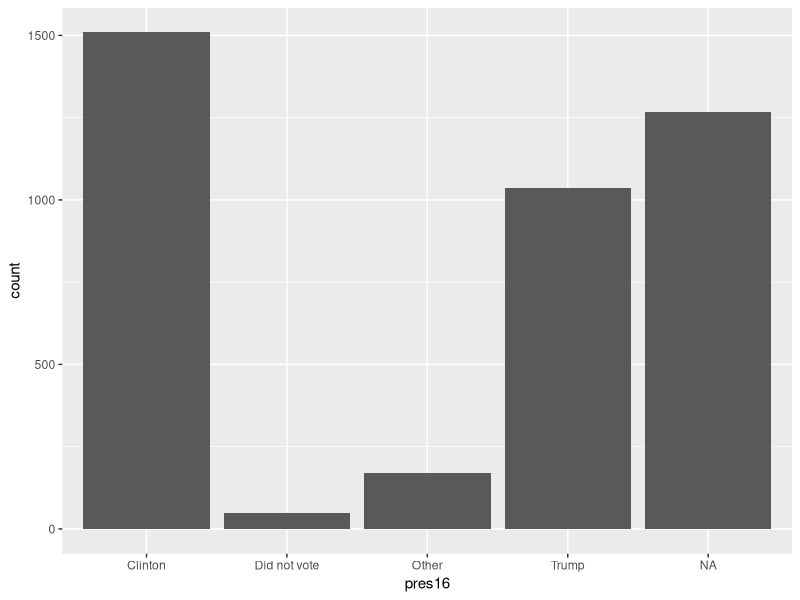

Here is the R script that generated this plot:
#### Preamble ####
# Purpose: Prepare the 2021 US GSS data
# Author: SangWoong Lee, Young Suk
# Data: 17 March 2022
# Contact: sangwoong.lee@mail.utoronto.ca, young.suk@mail.utoronto.ca
# License: MIT
# Pre-requisites: 
# - Need to have downloaded the GSS data and saved it to inputs/data


#### Workspace setup ####
# Use R Projects, not setwd().
library(haven)
library(tidyverse)
# Read in the raw data. 
raw_data <- haven::read_dta("gss_analysis/gss2021.dta")

# Just keep some variables that may be of interest (change 
# this depending on your interests)
names(raw_data)

reduced_data <- 
  raw_data %>% 
  select(sexnow1, 
         degree,
         born,
         degree,
         income16,
         raceacs1,
         
         raceacs2,
         raceacs3,
         raceacs4,
         raceacs5,
         raceacs6,
         raceacs7,
         raceacs8,
         raceacs9,
         raceacs10,
         raceacs15,
         raceacs16,
         nateduc,
         natrace,
         natarms,
         natfare,
         natfarey,
         nataidy,
         natsoc,
         pres16) %>% 
  rename(gender = sexnow1,
         born_US = born,
         Family_income = income16,
         nation_education = nateduc,
         nation_arms = natarms,
         nation_race = natrace,
         nation_welfare = natfare,
         Assistance_to_the_poor = natfarey,
         Assistance_to_other_countries = nataidy,
         social_security = natsoc)

rm(raw_data)
# Recode to rename variables in gender according to options from the Codebook 'GSS 2021 Codebook R1b.pdf'.
# The question was Do you describe yourself as male, female, or transgender?
reduced_data <- 
  reduced_data %>% 
  mutate(gender = case_when(
    gender == 1 ~ "Male",
    gender == 2 ~ "Female",
    gender == 3 ~ "Transgender",
    gender == 4 ~ "Other",
  ))
# Recode to rename variables in born_US according to options from the Codebook 'GSS 2021 Codebook R1b.pdf'.
# The question was were you born in this country, US?
reduced_data <- 
  reduced_data %>% 
  mutate(born_US = case_when(
    born_US == 1 ~ "Yes",
    born_US == 2 ~ "No",
  ))
# Recode to rename variables in degree according to options from the Codebook 'GSS 2021 Codebook R1b.pdf'.
# The question was the respondent's degree.
reduced_data <- 
  reduced_data %>% 
  mutate(degree = case_when(
    degree == 0 ~ "Less than high school",
    degree == 1 ~ "High School",
    degree == 2 ~ "Associate College",
    degree == 3 ~ "Bachelors",
    degree == 4 ~ "Graduate"
  ))
# Recode to rename variables in Family_income according to options from the Codebook 'GSS 2021 Codebook R1b.pdf'.
# The question was in which of these groups did your total family income from all souces, fall last year?
# Before taxes.For simplicity, I divided groups into 
# 1) under $10,000
# 2) between $10,000 ~ $19,999
# 3) between $20,000 ~ $39,999
# 4) between $40,000 ~ $59,999
# 5) between $60,000 ~ $89,999
# 6) between $90,000 ~ $129,999
# 7) between $130,000 ~ $169,999
# 8) $170,000 or over
# 9) Refused 
reduced_data <- 
  reduced_data %>% 
  mutate(Family_income = case_when(
    Family_income == 1 ~ "Under $10,000",
    Family_income == 2 ~ "Under $10,000",
    Family_income == 3 ~ "Under $10,000",
    Family_income == 4 ~ "Under $10,000",
    Family_income == 5 ~ "Under $10,000",
    Family_income == 6 ~ "Under $10,000",
    Family_income == 7 ~ "Under $10,000",
    Family_income == 8 ~ "Under $10,000",
    Family_income == 9 ~ "$10,000 ~ $19,999",
    Family_income == 10 ~ "$10,000 ~ $19,999",
    Family_income == 11 ~ "$10,000 ~ $19,999",
    Family_income == 12 ~ "$10,000 ~ $19,999",
    Family_income == 13 ~ "$20,000 ~ $39,999",
    Family_income == 14 ~ "$20,000 ~ $39,999",
    Family_income == 15 ~ "$20,000 ~ $39,999",
    Family_income == 16 ~ "$20,000 ~ $39,999",
    Family_income == 17 ~ "$20,000 ~ $39,999",
    Family_income == 18 ~ "$40,000 ~ $59,999",
    Family_income == 19 ~ "$40,000 ~ $59,999",
    Family_income == 20 ~ "$60,000 ~ $89,999",
    Family_income == 21 ~ "$60,000 ~ $89,999",
    Family_income == 22 ~ "$90,000 ~ $129,999",
    Family_income == 23 ~ "$90,000 ~ $129,999",
    Family_income == 24 ~ "$130,000 ~ $169,999",
    Family_income == 25 ~ "$130,000 ~ $169,999",
    Family_income == 26 ~ "$170,000 or over",
    Family_income == 27 ~ "Refused"
  ))
# Recode to rename variables in nation_education according to options from the Codebook 'GSS 2021 Codebook R1b.pdf'.
# The question was whether US is spending too much, too little, or about the right amount on 
# improving the nation's education system.
# One thing to notice here is that there exists 50.7% of respondents who answered "Not Applicable".
# Unfortunately this falls into "NA". 
reduced_data <- 
  reduced_data %>% 
  mutate(nation_education = case_when(
    nation_education == 1 ~ "Too little",
    nation_education == 2 ~ "About right",
    nation_education == 3 ~ "Too much",
  ))
# Recode to rename variables in nation_race according to options from the Codebook 'GSS 2021 Codebook R1b.pdf'.
# The question was whether US is spending too much, too little, or about the right amount on 
# improving the conditions of Blacks
# Similar to nation education, this has 50.7% of respondents who answered "Not Applicable".
# Unfortunately this falls into "NA". 
reduced_data <- 
  reduced_data %>% 
  mutate(nation_race = case_when(
    nation_race == 1 ~ "Too little",
    nation_race == 2 ~ "About right",
    nation_race == 3 ~ "Too much",
  ))
# Recode to rename variables in nation_arms according to options from the Codebook 'GSS 2021 Codebook R1b.pdf'.
# The question was whether US is spending too much, too little, or about the right amount on 
# The military, armaments, and defense
# Unfortunetly 50.7% of respondents answered "Not Applicable" which falls into "NA".
reduced_data <- 
  reduced_data %>% 
  mutate(nation_arms = case_when(
    nation_arms == 1 ~ "Too little",
    nation_arms == 2 ~ "About right",
    nation_arms == 3 ~ "Too much",
  ))


# Recode to rename variables in nation_welfare according to options from the Codebook 'GSS 2021 Codebook R1b.pdf'.
# The question was whether US is spending too much, too little, or about the right amount on 
# Welfare
# Unfortunetly 50.7% of respondents answered "Not Applicable" which falls into "NA".
reduced_data <- 
  reduced_data %>% 
  mutate(nation_welfare = case_when(
    nation_welfare == 1 ~ "Too little",
    nation_welfare == 2 ~ "About right",
    nation_welfare == 3 ~ "Too much",
  ))
# Recode to rename variables in Assistance_to_the_poor according to options from the Codebook 'GSS 2021 Codebook R1b.pdf'.
# The question was whether US is spending too much, too little, or about the right amount on 
# assistance to the poor
# Unfortunetly 49.3% of respondents answered "Not Applicable" which falls into "NA".

reduced_data <- 
  reduced_data %>% 
  mutate(Assistance_to_the_poor = case_when(
    Assistance_to_the_poor == 1 ~ "Too little",
    Assistance_to_the_poor == 2 ~ "About right",
    Assistance_to_the_poor == 3 ~ "Too much",
  ))
# Recode to rename variables in Assistance_to_other_countries according to options from the Codebook 'GSS 2021 Codebook R1b.pdf'.
# The question was whether US is spending too much, too little, or about the right amount on 
# assistance to the other countries.
# Unfortunately 49.3% of respondents answered "Not Applicable" which falls into "NA".

reduced_data <- 
  reduced_data %>% 
  mutate(Assistance_to_other_countries = case_when(
    Assistance_to_other_countries == 1 ~ "Too little",
    Assistance_to_other_countries == 2 ~ "About right",
    Assistance_to_other_countries == 3 ~ "Too much",
  ))
# Recode to rename variables in social_security according to options from the Codebook 'GSS 2021 Codebook R1b.pdf'.
# The question was whether US is spending too much, too little, or about the right amount on 
# social security
reduced_data <- 
  reduced_data %>% 
  mutate(social_security = case_when(
    social_security == 1 ~ "Too little",
    social_security == 2 ~ "About right",
    social_security == 3 ~ "Too much",
  ))
# Recode to rename variables in pres16 according to options from the Codebook 'GSS 2021 Codebook R1b.pdf'.
# The question was whether a respondent voted for Hillary Clinton or Donald Trump
reduced_data <- 
  reduced_data %>% 
  mutate(pres16 = case_when(
    pres16 == 1 ~ "Clinton",
    pres16 == 2 ~ "Trump",
    pres16 == 3 ~ "Other",
    pres16 == 4 ~ "Did not vote",
  ))
race_data <- data.frame(white = sum(reduced_data$raceacs1, na.rm = T), black = sum(reduced_data$raceacs2, na.rm = T),
                        native_american = sum(reduced_data$raceacs3, na.rm = T),
                        asian = sum(reduced_data$raceacs4, reduced_data$raceacs5, 
                     reduced_data$raceacs6, reduced_data$raceacs7, 
                     reduced_data$raceacs8, reduced_data$raceacs9, 
                     reduced_data$raceacs10, na.rm = T),
                     hispanic = sum(reduced_data$raceacs15, na.rm = T),
                     other = sum(reduced_data$raceacs16, na.rm = T))

  
reduced_data %>%
  ggplot(aes(x = pres16)) +
  geom_bar()

#### What's next? ####



         